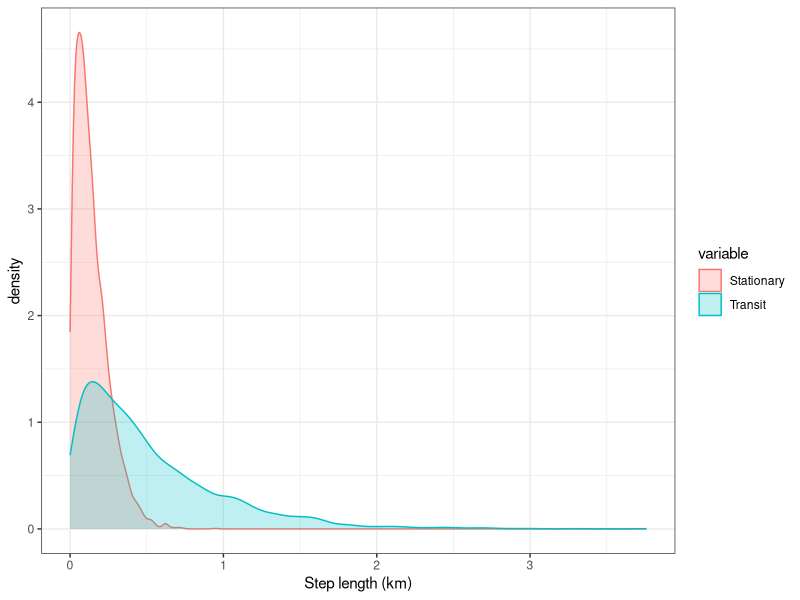
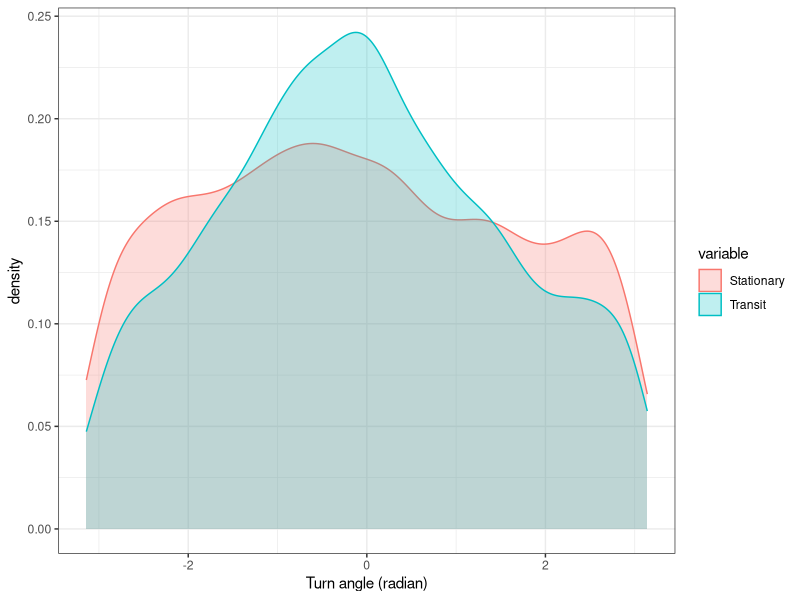
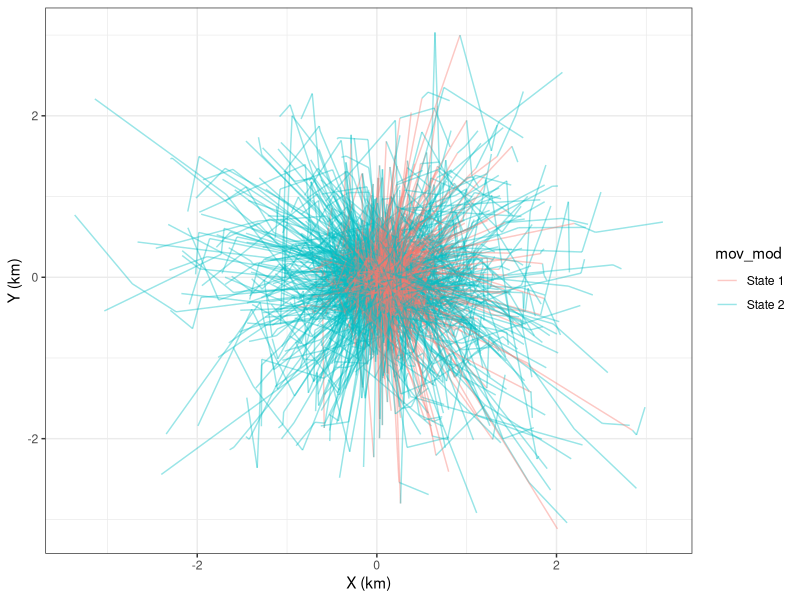

Generate these figures, in order, with R:
# Sara Williams
# 2/22/2016; 
# Generate figures from parameter estimates from models formulated after code from Morales et al. 2004
#   and run in JAGS.
################################################################################

#  Load packages
library(circular)
library(reshape)
library(ggplot2)
library(dplyr)

################################################################################
#  Parameter estimates from "double switch" model ouput
#  Check out just the steps and turning angles.
#   rweibull(n, shape, scale = 1)
#   rwrappedcauchy(n, mu = circular(0), rho = exp(-1), control.circular=list())

#   Make steps from state 1
steps_1 <-rweibull(5000, 1.287852, 0.154374)
#   Make turning angles from state 1
theta_1 <- rwrappedcauchy(5000, -0.72212,  0.07696)
theta_1[theta_1>pi]=theta_1[theta_1>pi]-2*pi
#   Make steps from state 2
steps_2 <-rweibull(5000,  1.117634, 0.53264)
#   Make turning angles from state 2
theta_2 <- rwrappedcauchy(5000, -0.19032,  0.22263)
theta_2[theta_2>pi]=theta_2[theta_2>pi]-2*pi
#   Dataframe for steps
steps_df_tmp <- as.data.frame(cbind(steps_1, steps_2))
names(steps_df_tmp)[1] <- "Stationary"
names(steps_df_tmp)[2] <- "Transit"
steps_df <- melt(steps_df_tmp)
#   Figure of step lengths distribution from state 1 and state 2
compare_steps <- ggplot(steps_df) + 
                                geom_density(aes(x = value, colour = variable, fill = variable), alpha = .25) +
                                xlab("Step length (km)") +
                                theme_bw()
compare_steps
#   Dataframe for turning anlges
angles_df_tmp <- as.data.frame(cbind(theta_1, theta_2))
names(angles_df_tmp)[1] <- "Stationary"
names(angles_df_tmp)[2] <- "Transit"
angles_df <- melt(angles_df_tmp)
#   Figure of turning angle distribution from state 1 and state 2
compare_angles <- ggplot(angles_df) + 
                                  geom_density(aes(x = value, colour = variable, fill = variable), alpha = .25) +
                                  xlab("Turn angle (radian)") +
                                  theme_bw()
compare_angles

#  Generate many simulations of N steps of movement from state 1 and state 2
#   Number of simulations
sims <- 1000
#   Length of walk
N <- 3
#   Matrix to hold state 1 simulations
mat_X_1 <- matrix(nrow=N, ncol = sims)
mat_Y_1 <- matrix(nrow=N, ncol = sims)
for(j in 1: sims){
   # make distributed steps
   steps_sim_1 <-rweibull(N, 1.287852, 0.154374)
   # make clustered turning angles
   theta_sim_1 <- rwrappedcauchy(N, -0.72212,  0.07696)
   theta_sim_1[theta_sim_1>pi]=theta_sim_1[theta_sim_1>pi]-2*pi
   # cumulative angle (absolute orientation)
   phi_sim_1 <- cumsum(theta_sim_1)
   # step length components
   dX_sim_1 <- steps_sim_1*cos(phi_sim_1)
   dY_sim_1 <- steps_sim_1*sin(phi_sim_1)
   # actual X-Y values
   X_sim_1 <- as.matrix(cumsum(dX_sim_1))
   Y_sim_1 <- as.matrix(cumsum(dY_sim_1))
   mat_X_1[,j] <- X_sim_1
   mat_Y_1[,j] <- Y_sim_1
}
#   Matrix to hold state 2 simulations
mat_X_2 <- matrix(nrow=N, ncol = sims)
mat_Y_2 <- matrix(nrow=N, ncol = sims)
for(j in 1: sims){
   # make distributed steps
   steps_sim_2 <-rweibull(N, 1.117634, 0.53264)
   # make clustered turning angles
   theta_sim_2 <- rwrappedcauchy(N,  -0.19032,  0.22263)
   theta_sim_2[theta_sim_2>pi]=theta_sim_2[theta_sim_2>pi]-2*pi
   # cumulative angle (absolute orientation)
   phi_sim_2<- cumsum(theta_sim_2)
   # step length components
   dX_sim_2 <- steps_sim_2*cos(phi_sim_2)
   dY_sim_2 <- steps_sim_2*sin(phi_sim_2)
   # actual X-Y values
   X_sim_2 <- as.matrix(cumsum(dX_sim_2))
   Y_sim_2 <- as.matrix(cumsum(dY_sim_2))
   mat_X_2[,j] <- X_sim_2
   mat_Y_2[,j] <- Y_sim_2
}
#   Data from for locations in state 1 movement mode.
df_X_1_tmp <- as.data.frame(mat_X_1)
df_Y_1_tmp <- as.data.frame(mat_Y_1)
df_X_1 <- melt(df_X_1_tmp)
df_Y_1 <- melt(df_Y_1_tmp)
df_XY_1_tmp <- cbind(df_X_1 , df_Y_1)
names(df_XY_1_tmp) <- c("walk_num", "X", "walk_num_rep", "Y")
df_XY_1 <- df_XY_1_tmp %>%
               dplyr::select(walk_num, X, Y) %>%
               mutate(mov_mod = "State 1")
#   Data from for locations in state 2 movement mode.
df_X_2_tmp <- as.data.frame(mat_X_2)
df_Y_2_tmp <- as.data.frame(mat_Y_2)
df_X_2 <- melt(df_X_2_tmp)
df_Y_2 <- melt(df_Y_2_tmp)
df_XY_2_tmp <- cbind(df_X_2 , df_Y_2)
names(df_XY_2_tmp) <- c("walk_num", "X", "walk_num_rep", "Y")
df_XY_2 <- df_XY_2_tmp %>%
                   dplyr::select(walk_num, X, Y) %>%
                   mutate(mov_mod = "State 2")
#  Datafarme of all locations together.
sim_crw_df <- as.data.frame(bind_rows(df_XY_1  , df_XY_2))
#   Figure of all simulated locations/paths from state 1 and state 2 movement modes.
compare_sim_crw <- ggplot(sim_crw_df) + 
                                     geom_line(aes(x = X, y = Y, 
                                                               group = walk_num, 
                                                               colour = mov_mod), alpha = 0.4) +
                                     xlab("X (km)") +
                                     ylab("Y (km)") +
                                     theme_bw()
compare_sim_crw 
